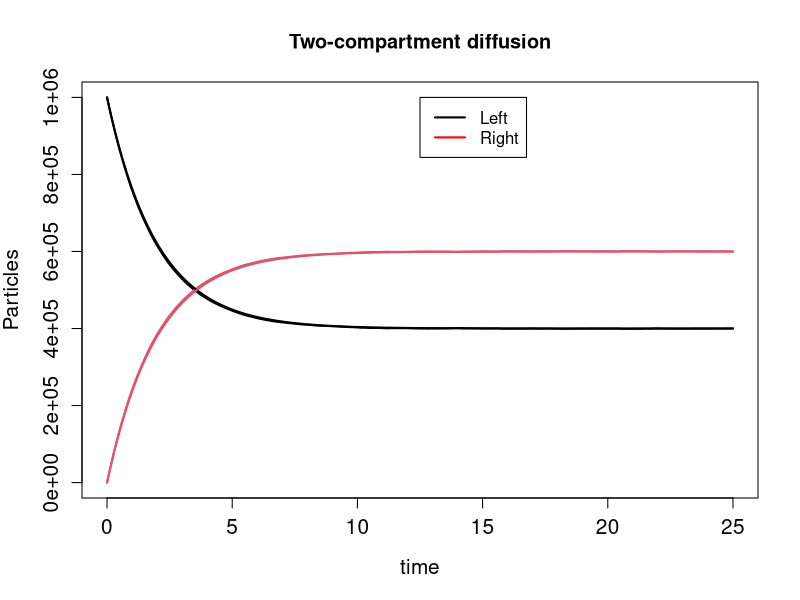

The R script that drew this image:
# Dynamic Models in Biology, Stephen Ellner and John Guckenheimer
# TwoState.R simulates a group of particles all moving 
# back and forth between two compartments, using a coin-tossing
# process. In time interval dt, each particle in the left box has
# probability R*dt of moving to the right box, and each one in the right
# box has probability L*dt of moving into the left box. For dt small
# and a large number of particles, the process should approximate
# a two-compartment differential equation
#
#   dQ1/dt= -R*Q1 + L*Q2      dQ2/dt= -L*Q2 + R*Q11
#
# Simulations of the Markov Chain are plotted along with solutions
# of the differential equation. 

rm(list=ls(all=TRUE)); # clear past actions from R's memory 
require(deSolve); 

# parameters
R=0.3; L=0.2; dt=0.1; tmax=25; 

# initial condition
nL0=10^6; nR0=0; ntot=nL0+nR0; 

# movement probabilities per time step 
Rdt=R*dt; Ldt=L*dt;

# initialize variables for current population size
nL=nL0; nR=nR0; 

# initialize vectors storing the results over time
ntL=nL; ntR=nR;  t=0; tvals=0;

while(t<tmax) {
   # how many move from L to R?
    moveR=ifelse(nL>0, sum(runif(nL)<Rdt), 0);
   # how many move from R to L?
    moveL=ifelse(nR>0, sum(runif(nR)<Ldt), 0);
   # make the changes
     nL=nL + moveL - moveR;
     nR=nR + moveR - moveL;
   # store the results for plotting
   	t=t+dt; tvals=c(tvals,t);
	ntL=c(ntL,nL); ntR=c(ntR,nR);
} 

# solve the ODEs for the continuous time chain (dt -> 0)
diffus2=function(t,y,parms) {
  dy= c( -R*y[1]+L*y[2], R*y[1]-L*y[2] );
  return(list(dy))
}	 

out=lsoda(y=c(nL0,nR0),times=seq(0,tmax,by=dt),func=diffus2,parms=0);

# plot stochastic simulation and deterministic solutions
par(cex.axis=1.25,cex.lab=1.25); 
matplot(tvals,cbind(ntL,ntR),type="l",lty=1,lwd=2,ylim=c(0,ntot), xlab="time",ylab="Particles")
matpoints(out[,1],out[,2:3],type="l",lty=1,lwd=2); 	 
title(main="Two-compartment diffusion")
legend(0.5*tmax,ntot,legend=c("Left","Right"),col=c("Black","Red"),lty=1,lwd=2)
